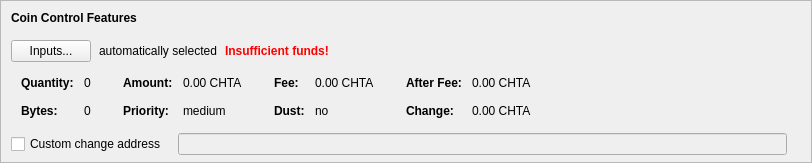
    <widget class="QFrame" name="frameCoinControl">
     <property name="sizePolicy">
      <sizepolicy hsizetype="Expanding" vsizetype="Expanding">
       <horstretch>0</horstretch>
       <verstretch>0</verstretch>
      </sizepolicy>
     </property>
     <property name="maximumSize">
      <size>
       <width>16777215</width>
       <height>16777215</height>
      </size>
     </property>
     <property name="frameShape">
      <enum>QFrame::StyledPanel</enum>
     </property>
     <property name="frameShadow">
      <enum>QFrame::Sunken</enum>
     </property>
     <layout class="QVBoxLayout" name="verticalLayoutCoinControl2">
      <property name="spacing">
       <number>0</number>
      </property>
      <property name="leftMargin">
       <number>0</number>
      </property>
      <property name="topMargin">
       <number>0</number>
      </property>
      <property name="rightMargin">
       <number>0</number>
      </property>
      <property name="bottomMargin">
       <number>6</number>
      </property>
      <item>
       <layout class="QVBoxLayout" name="verticalLayoutCoinControl" stretch="0,0,0,0,1">
        <property name="spacing">
         <number>0</number>
        </property>
        <property name="leftMargin">
         <number>10</number>
        </property>
        <property name="topMargin">
         <number>10</number>
        </property>
        <item>
         <layout class="QHBoxLayout" name="horizontalLayoutCoinControl1">
          <property name="bottomMargin">
           <number>15</number>
          </property>
          <item>
           <widget class="QLabel" name="labelCoinControlFeatures">
            <property name="sizePolicy">
             <sizepolicy hsizetype="Preferred" vsizetype="Maximum">
              <horstretch>0</horstretch>
              <verstretch>0</verstretch>
             </sizepolicy>
            </property>
            <property name="font">
             <font>
              <weight>75</weight>
              <bold>true</bold>
             </font>
            </property>
            <property name="styleSheet">
             <string notr="true">font-weight:bold;</string>
            </property>
            <property name="text">
             <string>Coin Control Features</string>
            </property>
           </widget>
          </item>
         </layout>
        </item>
        <item>
         <layout class="QHBoxLayout" name="horizontalLayoutCoinControl2" stretch="0,0,0,0">
          <property name="spacing">
           <number>8</number>
          </property>
          <property name="bottomMargin">
           <number>10</number>
          </property>
          <item>
           <widget class="QPushButton" name="pushButtonCoinControl">
            <property name="styleSheet">
             <string notr="true"/>
            </property>
            <property name="text">
             <string>Inputs...</string>
            </property>
            <property name="autoDefault">
             <bool>false</bool>
            </property>
           </widget>
          </item>
          <item>
           <widget class="QLabel" name="labelCoinControlAutomaticallySelected">
            <property name="text">
             <string>automatically selected</string>
            </property>
            <property name="margin">
             <number>5</number>
            </property>
           </widget>
          </item>
          <item>
           <widget class="QLabel" name="labelCoinControlInsuffFunds">
            <property name="font">
             <font>
              <weight>75</weight>
              <bold>true</bold>
             </font>
            </property>
            <property name="styleSheet">
             <string notr="true">color:red;font-weight:bold;</string>
            </property>
            <property name="text">
             <string>Insufficient funds!</string>
            </property>
            <property name="margin">
             <number>5</number>
            </property>
           </widget>
          </item>
          <item>
           <spacer name="horizontalSpacerCoinControl">
            <property name="orientation">
             <enum>Qt::Horizontal</enum>
            </property>
            <property name="sizeHint" stdset="0">
             <size>
              <width>40</width>
              <height>1</height>
             </size>
            </property>
           </spacer>
          </item>
         </layout>
        </item>
        <item>
         <widget class="QWidget" name="widgetCoinControl" native="true">
          <property name="sizePolicy">
           <sizepolicy hsizetype="Preferred" vsizetype="Preferred">
            <horstretch>0</horstretch>
            <verstretch>0</verstretch>
           </sizepolicy>
          </property>
          <property name="minimumSize">
           <size>
            <width>0</width>
            <height>0</height>
           </size>
          </property>
          <property name="styleSheet">
           <string notr="true"/>
          </property>
          <layout class="QHBoxLayout" name="horizontalLayoutCoinControl5">
           <property name="leftMargin">
            <number>0</number>
           </property>
           <property name="topMargin">
            <number>0</number>
           </property>
           <property name="rightMargin">
            <number>0</number>
           </property>
           <property name="bottomMargin">
            <number>0</number>
           </property>
           <item>
            <layout class="QHBoxLayout" name="horizontalLayoutCoinControl3" stretch="0,0,0,1">
             <property name="spacing">
              <number>20</number>
             </property>
             <property name="topMargin">
              <number>0</number>
             </property>
             <property name="bottomMargin">
              <number>10</number>
             </property>
             <item>
              <layout class="QFormLayout" name="formLayoutCoinControl1">
               <property name="horizontalSpacing">
                <number>10</number>
               </property>
               <property name="verticalSpacing">
                <number>14</number>
               </property>
               <property name="leftMargin">
                <number>10</number>
               </property>
               <property name="topMargin">
                <number>4</number>
               </property>
               <property name="rightMargin">
                <number>6</number>
               </property>
               <item row="0" column="0">
                <widget class="QLabel" name="labelCoinControlQuantityText">
                 <property name="font">
                  <font>
                   <weight>75</weight>
                   <bold>true</bold>
                  </font>
                 </property>
                 <property name="text">
                  <string>Quantity:</string>
                 </property>
                 <property name="margin">
                  <number>0</number>
                 </property>
                </widget>
               </item>
               <item row="0" column="1">
                <widget class="QLabel" name="labelCoinControlQuantity">
                 <property name="cursor">
                  <cursorShape>IBeamCursor</cursorShape>
                 </property>
                 <property name="contextMenuPolicy">
                  <enum>Qt::ActionsContextMenu</enum>
                 </property>
                 <property name="text">
                  <string notr="true">0</string>
                 </property>
                 <property name="margin">
                  <number>0</number>
                 </property>
                 <property name="textInteractionFlags">
                  <set>Qt::LinksAccessibleByMouse|Qt::TextSelectableByKeyboard|Qt::TextSelectableByMouse</set>
                 </property>
                </widget>
               </item>
               <item row="1" column="0">
                <widget class="QLabel" name="labelCoinControlBytesText">
                 <property name="font">
                  <font>
                   <weight>75</weight>
                   <bold>true</bold>
                  </font>
                 </property>
                 <property name="text">
                  <string>Bytes:</string>
                 </property>
                </widget>
               </item>
               <item row="1" column="1">
                <widget class="QLabel" name="labelCoinControlBytes">
                 <property name="cursor">
                  <cursorShape>IBeamCursor</cursorShape>
                 </property>
                 <property name="contextMenuPolicy">
                  <enum>Qt::ActionsContextMenu</enum>
                 </property>
                 <property name="text">
                  <string notr="true">0</string>
                 </property>
                 <property name="textInteractionFlags">
                  <set>Qt::LinksAccessibleByMouse|Qt::TextSelectableByKeyboard|Qt::TextSelectableByMouse</set>
                 </property>
                </widget>
               </item>
              </layout>
             </item>
             <item>
              <layout class="QFormLayout" name="formLayoutCoinControl2">
               <property name="horizontalSpacing">
                <number>10</number>
               </property>
               <property name="verticalSpacing">
                <number>14</number>
               </property>
               <property name="leftMargin">
                <number>6</number>
               </property>
               <property name="topMargin">
                <number>4</number>
               </property>
               <property name="rightMargin">
                <number>6</number>
               </property>
               <item row="0" column="0">
                <widget class="QLabel" name="labelCoinControlAmountText">
                 <property name="font">
                  <font>
                   <weight>75</weight>
                   <bold>true</bold>
                  </font>
                 </property>
                 <property name="text">
                  <string>Amount:</string>
                 </property>
                 <property name="margin">
                  <number>0</number>
                 </property>
                </widget>
               </item>
               <item row="0" column="1">
                <widget class="QLabel" name="labelCoinControlAmount">
                 <property name="cursor">
                  <cursorShape>IBeamCursor</cursorShape>
                 </property>
                 <property name="contextMenuPolicy">
                  <enum>Qt::ActionsContextMenu</enum>
                 </property>
                 <property name="text">
                  <string notr="true">0.00 CHTA</string>
                 </property>
                 <property name="textInteractionFlags">
                  <set>Qt::LinksAccessibleByMouse|Qt::TextSelectableByKeyboard|Qt::TextSelectableByMouse</set>
                 </property>
                </widget>
               </item>
               <item row="1" column="0">
                <widget class="QLabel" name="labelCoinControlPriorityText">
                 <property name="font">
                  <font>
                   <weight>75</weight>
                   <bold>true</bold>
                  </font>
                 </property>
                 <property name="text">
                  <string>Priority:</string>
                 </property>
                </widget>
               </item>
               <item row="1" column="1">
                <widget class="QLabel" name="labelCoinControlPriority">
                 <property name="cursor">
                  <cursorShape>IBeamCursor</cursorShape>
                 </property>
                 <property name="contextMenuPolicy">
                  <enum>Qt::ActionsContextMenu</enum>
                 </property>
                 <property name="text">
                  <string notr="true">medium</string>
                 </property>
                 <property name="textInteractionFlags">
                  <set>Qt::LinksAccessibleByMouse|Qt::TextSelectableByKeyboard|Qt::TextSelectableByMouse</set>
                 </property>
                </widget>
               </item>
              </layout>
             </item>
             <item>
              <layout class="QFormLayout" name="formLayoutCoinControl3">
               <property name="horizontalSpacing">
                <number>10</number>
               </property>
               <property name="verticalSpacing">
                <number>14</number>
               </property>
               <property name="leftMargin">
                <number>6</number>
               </property>
               <property name="topMargin">
                <number>4</number>
               </property>
               <property name="rightMargin">
                <number>6</number>
               </property>
               <item row="0" column="0">
                <widget class="QLabel" name="labelCoinControlFeeText">
                 <property name="font">
                  <font>
                   <weight>75</weight>
                   <bold>true</bold>
                  </font>
                 </property>
                 <property name="text">
                  <string>Fee:</string>
                 </property>
                 <property name="margin">
                  <number>0</number>
                 </property>
                </widget>
               </item>
               <item row="0" column="1">
                <widget class="QLabel" name="labelCoinControlFee">
                 <property name="cursor">
                  <cursorShape>IBeamCursor</cursorShape>
                 </property>
                 <property name="contextMenuPolicy">
                  <enum>Qt::ActionsContextMenu</enum>
                 </property>
                 <property name="text">
                  <string notr="true">0.00 CHTA</string>
                 </property>
                 <property name="textInteractionFlags">
                  <set>Qt::LinksAccessibleByMouse|Qt::TextSelectableByKeyboard|Qt::TextSelectableByMouse</set>
                 </property>
                </widget>
               </item>
               <item row="1" column="0">
                <widget class="QLabel" name="labelCoinControlLowOutputText">
                 <property name="font">
                  <font>
                   <weight>75</weight>
                   <bold>true</bold>
                  </font>
                 </property>
                 <property name="text">
                  <string>Dust:</string>
                 </property>
                </widget>
               </item>
               <item row="1" column="1">
                <widget class="QLabel" name="labelCoinControlLowOutput">
                 <property name="cursor">
                  <cursorShape>IBeamCursor</cursorShape>
                 </property>
                 <property name="contextMenuPolicy">
                  <enum>Qt::ActionsContextMenu</enum>
                 </property>
                 <property name="text">
                  <string notr="true">no</string>
                 </property>
                 <property name="textInteractionFlags">
                  <set>Qt::LinksAccessibleByMouse|Qt::TextSelectableByKeyboard|Qt::TextSelectableByMouse</set>
                 </property>
                </widget>
               </item>
              </layout>
             </item>
             <item>
              <layout class="QFormLayout" name="formLayoutCoinControl4">
               <property name="horizontalSpacing">
                <number>10</number>
               </property>
               <property name="verticalSpacing">
                <number>14</number>
               </property>
               <property name="leftMargin">
                <number>6</number>
               </property>
               <property name="topMargin">
                <number>4</number>
               </property>
               <property name="rightMargin">
                <number>6</number>
               </property>
               <item row="0" column="0">
                <widget class="QLabel" name="labelCoinControlAfterFeeText">
                 <property name="font">
                  <font>
                   <weight>75</weight>
                   <bold>true</bold>
                  </font>
                 </property>
                 <property name="text">
                  <string>After Fee:</string>
                 </property>
                 <property name="margin">
                  <number>0</number>
                 </property>
                </widget>
               </item>
               <item row="0" column="1">
                <widget class="QLabel" name="labelCoinControlAfterFee">
                 <property name="cursor">
                  <cursorShape>IBeamCursor</cursorShape>
                 </property>
                 <property name="contextMenuPolicy">
                  <enum>Qt::ActionsContextMenu</enum>
                 </property>
                 <property name="text">
                  <string notr="true">0.00 CHTA</string>
                 </property>
                 <property name="textInteractionFlags">
                  <set>Qt::LinksAccessibleByMouse|Qt::TextSelectableByKeyboard|Qt::TextSelectableByMouse</set>
                 </property>
                </widget>
               </item>
               <item row="1" column="0">
                <widget class="QLabel" name="labelCoinControlChangeText">
                 <property name="font">
                  <font>
                   <weight>75</weight>
                   <bold>true</bold>
                  </font>
                 </property>
                 <property name="text">
                  <string>Change:</string>
                 </property>
                </widget>
               </item>
               <item row="1" column="1">
                <widget class="QLabel" name="labelCoinControlChange">
                 <property name="cursor">
                  <cursorShape>IBeamCursor</cursorShape>
                 </property>
                 <property name="contextMenuPolicy">
                  <enum>Qt::ActionsContextMenu</enum>
                 </property>
                 <property name="text">
                  <string notr="true">0.00 CHTA</string>
                 </property>
                 <property name="textInteractionFlags">
                  <set>Qt::LinksAccessibleByMouse|Qt::TextSelectableByKeyboard|Qt::TextSelectableByMouse</set>
                 </property>
                </widget>
               </item>
              </layout>
             </item>
            </layout>
           </item>
          </layout>
         </widget>
        </item>
        <item>
         <layout class="QHBoxLayout" name="horizontalLayoutCoinControl4" stretch="0,0,0">
          <property name="spacing">
           <number>12</number>
          </property>
          <property name="sizeConstraint">
           <enum>QLayout::SetDefaultConstraint</enum>
          </property>
          <property name="topMargin">
           <number>5</number>
          </property>
          <property name="rightMargin">
           <number>5</number>
          </property>
          <item>
           <widget class="QCheckBox" name="checkBoxCoinControlChange">
            <property name="toolTip">
             <string>If this is activated, but the change address is empty or invalid, change will be sent to a newly generated address.</string>
            </property>
            <property name="text">
             <string>Custom change address</string>
            </property>
           </widget>
          </item>
          <item>
           <widget class="QValidatedLineEdit" name="lineEditCoinControlChange">
            <property name="enabled">
             <bool>false</bool>
            </property>
            <property name="sizePolicy">
             <sizepolicy hsizetype="Expanding" vsizetype="Fixed">
              <horstretch>0</horstretch>
              <verstretch>0</verstretch>
             </sizepolicy>
            </property>
           </widget>
          </item>
          <item>
           <widget class="QLabel" name="labelCoinControlChangeLabel">
            <property name="sizePolicy">
             <sizepolicy hsizetype="Preferred" vsizetype="Expanding">
              <horstretch>0</horstretch>
              <verstretch>0</verstretch>
             </sizepolicy>
            </property>
            <property name="minimumSize">
             <size>
              <width>0</width>
              <height>0</height>
             </size>
            </property>
            <property name="text">
             <string/>
            </property>
            <property name="margin">
             <number>3</number>
            </property>
           </widget>
          </item>
         </layout>
        </item>
        <item>
         <spacer name="verticalSpacerCoinControl">
          <property name="orientation">
           <enum>Qt::Vertical</enum>
          </property>
          <property name="sizeHint" stdset="0">
           <size>
            <width>800</width>
            <height>1</height>
           </size>
          </property>
         </spacer>
        </item>
       </layout>
      </item>
     </layout>
    </widget>
